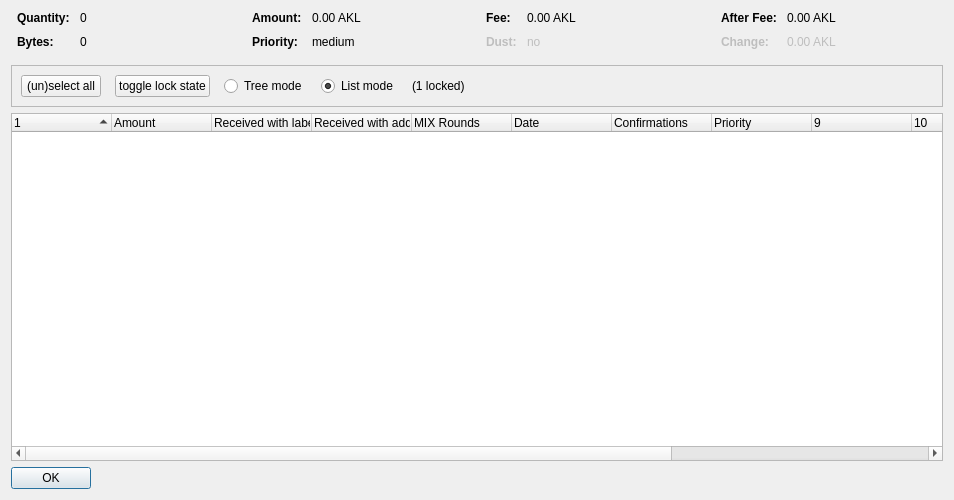
<?xml version="1.0" encoding="UTF-8"?>
<ui version="4.0">
 <class>CoinControlDialog</class>
 <widget class="QDialog" name="CoinControlDialog">
  <property name="geometry">
   <rect>
    <x>0</x>
    <y>0</y>
    <width>954</width>
    <height>500</height>
   </rect>
  </property>
  <property name="windowTitle">
   <string>Coin Selection</string>
  </property>
  <layout class="QVBoxLayout" name="verticalLayout">
   <item>
    <layout class="QHBoxLayout" name="horizontalLayoutTop" stretch="0,0,0,0">
     <property name="topMargin">
      <number>0</number>
     </property>
     <property name="bottomMargin">
      <number>10</number>
     </property>
     <item>
      <layout class="QFormLayout" name="formLayoutCoinControl1">
       <property name="horizontalSpacing">
        <number>10</number>
       </property>
       <property name="verticalSpacing">
        <number>10</number>
       </property>
       <property name="leftMargin">
        <number>6</number>
       </property>
       <property name="rightMargin">
        <number>6</number>
       </property>
       <item row="0" column="0">
        <widget class="QLabel" name="labelCoinControlQuantityText">
         <property name="font">
          <font>
           <weight>75</weight>
           <bold>true</bold>
          </font>
         </property>
         <property name="text">
          <string>Quantity:</string>
         </property>
        </widget>
       </item>
       <item row="0" column="1">
        <widget class="QLabel" name="labelCoinControlQuantity">
         <property name="cursor">
          <cursorShape>IBeamCursor</cursorShape>
         </property>
         <property name="contextMenuPolicy">
          <enum>Qt::ActionsContextMenu</enum>
         </property>
         <property name="text">
          <string notr="true">0</string>
         </property>
         <property name="textInteractionFlags">
          <set>Qt::LinksAccessibleByMouse|Qt::TextSelectableByKeyboard|Qt::TextSelectableByMouse</set>
         </property>
        </widget>
       </item>
       <item row="1" column="0">
        <widget class="QLabel" name="labelCoinControlBytesText">
         <property name="font">
          <font>
           <weight>75</weight>
           <bold>true</bold>
          </font>
         </property>
         <property name="text">
          <string>Bytes:</string>
         </property>
        </widget>
       </item>
       <item row="1" column="1">
        <widget class="QLabel" name="labelCoinControlBytes">
         <property name="cursor">
          <cursorShape>IBeamCursor</cursorShape>
         </property>
         <property name="contextMenuPolicy">
          <enum>Qt::ActionsContextMenu</enum>
         </property>
         <property name="text">
          <string notr="true">0</string>
         </property>
         <property name="textInteractionFlags">
          <set>Qt::LinksAccessibleByMouse|Qt::TextSelectableByKeyboard|Qt::TextSelectableByMouse</set>
         </property>
        </widget>
       </item>
      </layout>
     </item>
     <item>
      <layout class="QFormLayout" name="formLayoutCoinControl2">
       <property name="horizontalSpacing">
        <number>10</number>
       </property>
       <property name="verticalSpacing">
        <number>10</number>
       </property>
       <property name="leftMargin">
        <number>6</number>
       </property>
       <property name="rightMargin">
        <number>6</number>
       </property>
       <item row="0" column="0">
        <widget class="QLabel" name="labelCoinControlAmountText">
         <property name="font">
          <font>
           <weight>75</weight>
           <bold>true</bold>
          </font>
         </property>
         <property name="text">
          <string>Amount:</string>
         </property>
        </widget>
       </item>
       <item row="0" column="1">
        <widget class="QLabel" name="labelCoinControlAmount">
         <property name="cursor">
          <cursorShape>IBeamCursor</cursorShape>
         </property>
         <property name="contextMenuPolicy">
          <enum>Qt::ActionsContextMenu</enum>
         </property>
         <property name="text">
          <string notr="true">0.00 AKL</string>
         </property>
         <property name="textInteractionFlags">
          <set>Qt::LinksAccessibleByMouse|Qt::TextSelectableByKeyboard|Qt::TextSelectableByMouse</set>
         </property>
        </widget>
       </item>
       <item row="1" column="0">
        <widget class="QLabel" name="labelCoinControlPriorityText">
         <property name="font">
          <font>
           <weight>75</weight>
           <bold>true</bold>
          </font>
         </property>
         <property name="text">
          <string>Priority:</string>
         </property>
        </widget>
       </item>
       <item row="1" column="1">
        <widget class="QLabel" name="labelCoinControlPriority">
         <property name="cursor">
          <cursorShape>IBeamCursor</cursorShape>
         </property>
         <property name="contextMenuPolicy">
          <enum>Qt::ActionsContextMenu</enum>
         </property>
         <property name="text">
          <string>medium</string>
         </property>
         <property name="textInteractionFlags">
          <set>Qt::LinksAccessibleByMouse|Qt::TextSelectableByKeyboard|Qt::TextSelectableByMouse</set>
         </property>
        </widget>
       </item>
      </layout>
     </item>
     <item>
      <layout class="QFormLayout" name="formLayoutCoinControl3">
       <property name="horizontalSpacing">
        <number>10</number>
       </property>
       <property name="verticalSpacing">
        <number>10</number>
       </property>
       <property name="leftMargin">
        <number>6</number>
       </property>
       <property name="rightMargin">
        <number>6</number>
       </property>
       <item row="0" column="0">
        <widget class="QLabel" name="labelCoinControlFeeText">
         <property name="font">
          <font>
           <weight>75</weight>
           <bold>true</bold>
          </font>
         </property>
         <property name="text">
          <string>Fee:</string>
         </property>
        </widget>
       </item>
       <item row="0" column="1">
        <widget class="QLabel" name="labelCoinControlFee">
         <property name="cursor">
          <cursorShape>IBeamCursor</cursorShape>
         </property>
         <property name="contextMenuPolicy">
          <enum>Qt::ActionsContextMenu</enum>
         </property>
         <property name="text">
          <string notr="true">0.00 AKL</string>
         </property>
         <property name="textInteractionFlags">
          <set>Qt::LinksAccessibleByMouse|Qt::TextSelectableByKeyboard|Qt::TextSelectableByMouse</set>
         </property>
        </widget>
       </item>
       <item row="1" column="0">
        <widget class="QLabel" name="labelCoinControlLowOutputText">
         <property name="enabled">
          <bool>false</bool>
         </property>
         <property name="font">
          <font>
           <weight>75</weight>
           <bold>true</bold>
          </font>
         </property>
         <property name="text">
          <string>Dust:</string>
         </property>
        </widget>
       </item>
       <item row="1" column="1">
        <widget class="QLabel" name="labelCoinControlLowOutput">
         <property name="enabled">
          <bool>false</bool>
         </property>
         <property name="cursor">
          <cursorShape>IBeamCursor</cursorShape>
         </property>
         <property name="contextMenuPolicy">
          <enum>Qt::ActionsContextMenu</enum>
         </property>
         <property name="text">
          <string>no</string>
         </property>
         <property name="textInteractionFlags">
          <set>Qt::LinksAccessibleByMouse|Qt::TextSelectableByKeyboard|Qt::TextSelectableByMouse</set>
         </property>
        </widget>
       </item>
      </layout>
     </item>
     <item>
      <layout class="QFormLayout" name="formLayoutCoinControl4">
       <property name="horizontalSpacing">
        <number>10</number>
       </property>
       <property name="verticalSpacing">
        <number>10</number>
       </property>
       <property name="leftMargin">
        <number>6</number>
       </property>
       <property name="rightMargin">
        <number>6</number>
       </property>
       <item row="0" column="0">
        <widget class="QLabel" name="labelCoinControlAfterFeeText">
         <property name="font">
          <font>
           <weight>75</weight>
           <bold>true</bold>
          </font>
         </property>
         <property name="text">
          <string>After Fee:</string>
         </property>
        </widget>
       </item>
       <item row="0" column="1">
        <widget class="QLabel" name="labelCoinControlAfterFee">
         <property name="cursor">
          <cursorShape>IBeamCursor</cursorShape>
         </property>
         <property name="contextMenuPolicy">
          <enum>Qt::ActionsContextMenu</enum>
         </property>
         <property name="text">
          <string notr="true">0.00 AKL</string>
         </property>
         <property name="textInteractionFlags">
          <set>Qt::LinksAccessibleByMouse|Qt::TextSelectableByKeyboard|Qt::TextSelectableByMouse</set>
         </property>
        </widget>
       </item>
       <item row="1" column="0">
        <widget class="QLabel" name="labelCoinControlChangeText">
         <property name="enabled">
          <bool>false</bool>
         </property>
         <property name="font">
          <font>
           <weight>75</weight>
           <bold>true</bold>
          </font>
         </property>
         <property name="text">
          <string>Change:</string>
         </property>
        </widget>
       </item>
       <item row="1" column="1">
        <widget class="QLabel" name="labelCoinControlChange">
         <property name="enabled">
          <bool>false</bool>
         </property>
         <property name="cursor">
          <cursorShape>IBeamCursor</cursorShape>
         </property>
         <property name="contextMenuPolicy">
          <enum>Qt::ActionsContextMenu</enum>
         </property>
         <property name="text">
          <string notr="true">0.00 AKL</string>
         </property>
         <property name="textInteractionFlags">
          <set>Qt::LinksAccessibleByMouse|Qt::TextSelectableByKeyboard|Qt::TextSelectableByMouse</set>
         </property>
        </widget>
       </item>
      </layout>
     </item>
    </layout>
   </item>
   <item>
    <widget class="QFrame" name="frame">
     <property name="minimumSize">
      <size>
       <width>0</width>
       <height>40</height>
      </size>
     </property>
     <property name="frameShape">
      <enum>QFrame::StyledPanel</enum>
     </property>
     <property name="frameShadow">
      <enum>QFrame::Sunken</enum>
     </property>
     <layout class="QHBoxLayout" name="horizontalLayout">
      <item>
       <layout class="QHBoxLayout" name="horizontalLayoutPanel" stretch="0,0,0,0,0,0">
        <property name="spacing">
         <number>14</number>
        </property>
        <item>
         <widget class="QPushButton" name="pushButtonSelectAll">
          <property name="sizePolicy">
           <sizepolicy hsizetype="Maximum" vsizetype="Fixed">
            <horstretch>0</horstretch>
            <verstretch>0</verstretch>
           </sizepolicy>
          </property>
          <property name="text">
           <string>(un)select all</string>
          </property>
          <property name="autoDefault">
           <bool>false</bool>
          </property>
         </widget>
        </item>
        <item>
         <widget class="QPushButton" name="pushButtonToggleLock">
          <property name="sizePolicy">
           <sizepolicy hsizetype="Maximum" vsizetype="Fixed">
            <horstretch>0</horstretch>
            <verstretch>0</verstretch>
           </sizepolicy>
          </property>
          <property name="text">
           <string>toggle lock state</string>
          </property>
          <property name="autoDefault">
           <bool>false</bool>
          </property>
         </widget>
        </item>
        <item>
         <widget class="QRadioButton" name="radioTreeMode">
          <property name="sizePolicy">
           <sizepolicy hsizetype="Maximum" vsizetype="Fixed">
            <horstretch>0</horstretch>
            <verstretch>0</verstretch>
           </sizepolicy>
          </property>
          <property name="text">
           <string>Tree mode</string>
          </property>
         </widget>
        </item>
        <item>
         <widget class="QRadioButton" name="radioListMode">
          <property name="sizePolicy">
           <sizepolicy hsizetype="Maximum" vsizetype="Fixed">
            <horstretch>0</horstretch>
            <verstretch>0</verstretch>
           </sizepolicy>
          </property>
          <property name="text">
           <string>List mode</string>
          </property>
          <property name="checked">
           <bool>true</bool>
          </property>
         </widget>
        </item>
        <item>
         <widget class="QLabel" name="labelLocked">
          <property name="text">
           <string>(1 locked)</string>
          </property>
         </widget>
        </item>
        <item>
         <spacer name="horizontalSpacer">
          <property name="orientation">
           <enum>Qt::Horizontal</enum>
          </property>
          <property name="sizeHint" stdset="0">
           <size>
            <width>40</width>
            <height>20</height>
           </size>
          </property>
         </spacer>
        </item>
       </layout>
      </item>
     </layout>
    </widget>
   </item>
   <item>
    <widget class="CoinControlTreeWidget" name="treeWidget">
     <property name="contextMenuPolicy">
      <enum>Qt::CustomContextMenu</enum>
     </property>
     <property name="sortingEnabled">
      <bool>false</bool>
     </property>
     <property name="columnCount">
      <number>13</number>
     </property>
     <attribute name="headerShowSortIndicator" stdset="0">
      <bool>true</bool>
     </attribute>
     <attribute name="headerStretchLastSection">
      <bool>false</bool>
     </attribute>
     <column>
      <property name="text">
       <string/>
      </property>
     </column>
     <column>
      <property name="text">
       <string>Amount</string>
      </property>
     </column>
     <column>
      <property name="text">
       <string>Received with label</string>
      </property>
     </column>
     <column>
      <property name="text">
       <string>Received with address</string>
      </property>
     </column>
     <column>
      <property name="text">
       <string>MIX Rounds</string>
      </property>
     </column>
     <column>
      <property name="text">
       <string>Date</string>
      </property>
     </column>
     <column>
      <property name="text">
       <string>Confirmations</string>
      </property>
      <property name="toolTip">
       <string>Confirmed</string>
      </property>
     </column>
     <column>
      <property name="text">
       <string>Priority</string>
      </property>
     </column>
     <column>
      <property name="text">
       <string/>
      </property>
     </column>
     <column>
      <property name="text">
       <string/>
      </property>
     </column>
     <column>
      <property name="text">
       <string/>
      </property>
     </column>
     <column>
      <property name="text">
       <string/>
      </property>
     </column>
     <column>
      <property name="text">
       <string/>
      </property>
     </column>
    </widget>
   </item>
   <item>
    <widget class="QDialogButtonBox" name="buttonBox">
     <property name="sizePolicy">
      <sizepolicy hsizetype="Maximum" vsizetype="Fixed">
       <horstretch>0</horstretch>
       <verstretch>0</verstretch>
      </sizepolicy>
     </property>
     <property name="orientation">
      <enum>Qt::Horizontal</enum>
     </property>
     <property name="standardButtons">
      <set>QDialogButtonBox::Ok</set>
     </property>
    </widget>
   </item>
  </layout>
 </widget>
 <customwidgets>
  <customwidget>
   <class>CoinControlTreeWidget</class>
   <extends>QTreeWidget</extends>
   <header>coincontroltreewidget.h</header>
  </customwidget>
 </customwidgets>
 <resources/>
 <connections/>
</ui>
